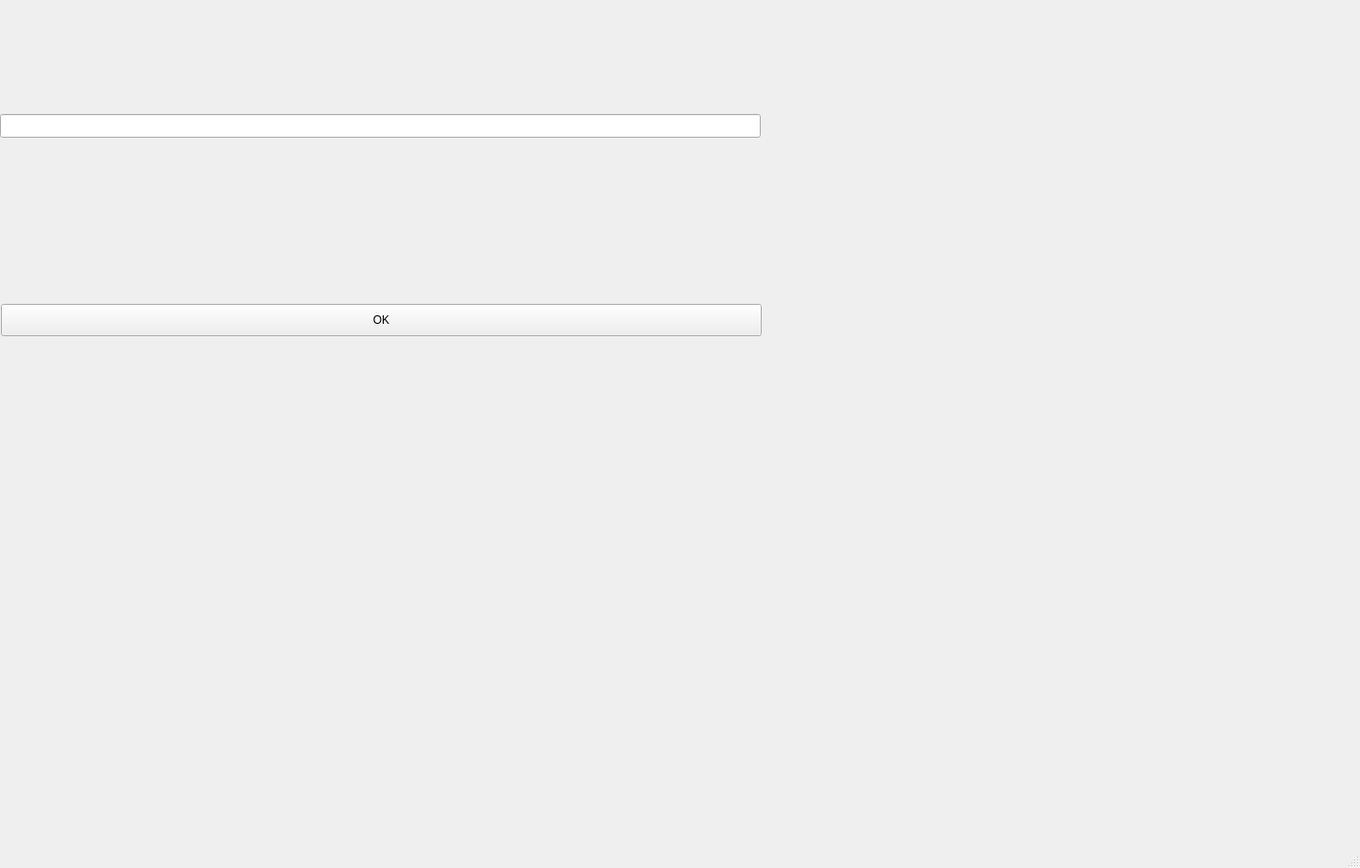
<?xml version="1.0" encoding="UTF-8"?>
<ui version="4.0">
 <class>MainWindow</class>
 <widget class="QMainWindow" name="MainWindow">
  <property name="geometry">
   <rect>
    <x>0</x>
    <y>0</y>
    <width>1432</width>
    <height>914</height>
   </rect>
  </property>
  <property name="windowTitle">
   <string>MainWindow</string>
  </property>
  <widget class="QWidget" name="centralwidget">
   <widget class="QLineEdit" name="lineEdit">
    <property name="geometry">
     <rect>
      <x>0</x>
      <y>120</y>
      <width>801</width>
      <height>25</height>
     </rect>
    </property>
    <property name="sizePolicy">
     <sizepolicy hsizetype="Expanding" vsizetype="Expanding">
      <horstretch>0</horstretch>
      <verstretch>0</verstretch>
     </sizepolicy>
    </property>
   </widget>
   <widget class="QPushButton" name="button">
    <property name="geometry">
     <rect>
      <x>1</x>
      <y>320</y>
      <width>801</width>
      <height>34</height>
     </rect>
    </property>
    <property name="sizePolicy">
     <sizepolicy hsizetype="Minimum" vsizetype="Expanding">
      <horstretch>0</horstretch>
      <verstretch>0</verstretch>
     </sizepolicy>
    </property>
    <property name="text">
     <string>OK</string>
    </property>
   </widget>
  </widget>
  <widget class="QMenuBar" name="menubar">
   <property name="geometry">
    <rect>
     <x>0</x>
     <y>0</y>
     <width>1432</width>
     <height>31</height>
    </rect>
   </property>
  </widget>
  <widget class="QStatusBar" name="statusbar"/>
 </widget>
 <resources/>
 <connections/>
</ui>
